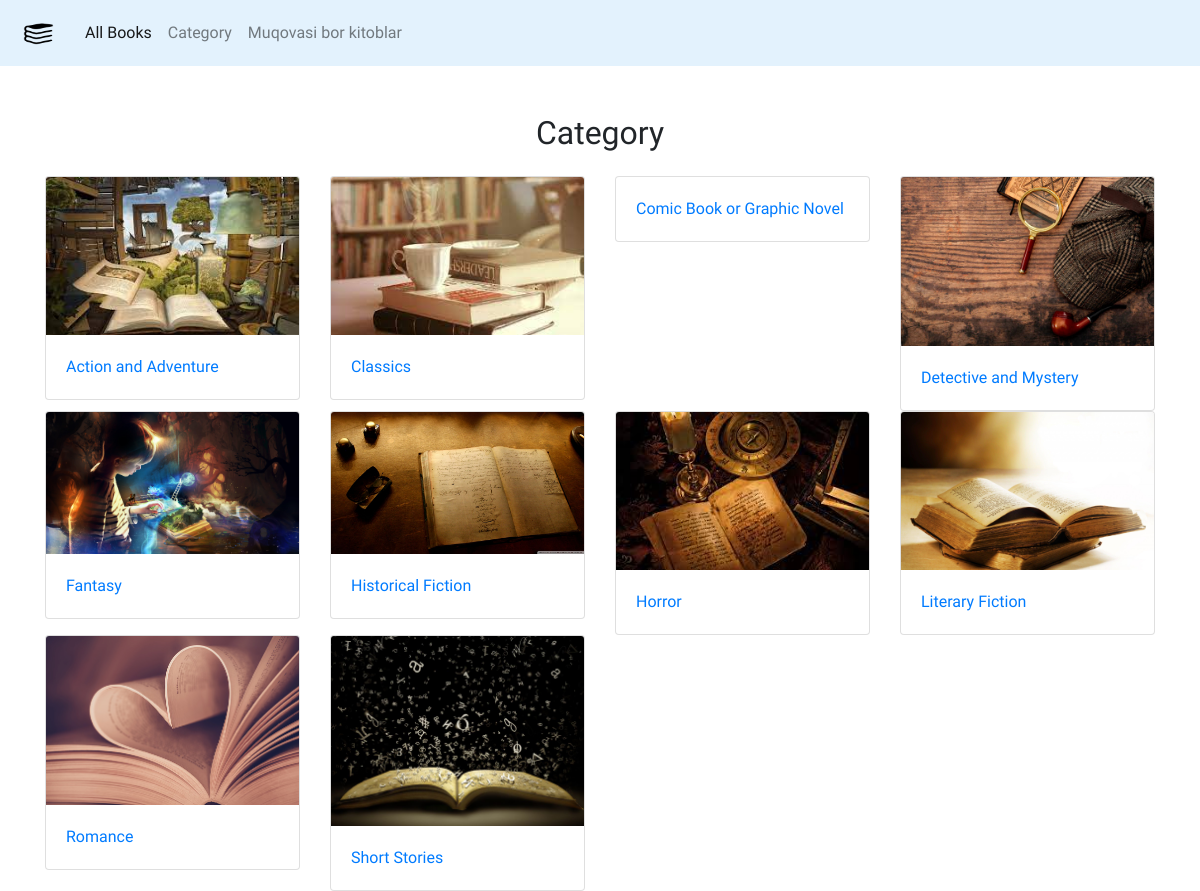
The page / on the database its author committed.
### books/models.py (models this page shows, shortened)
class Category(models.Model):
    title = models.CharField(max_length=200)
    image=models.ImageField(upload_to='books_catogory/')

### books/views.py (the view)
# urls.py: path('',HomePageView.as_view(),name='home'),
class HomePageView(ListView):
    model = Category
    context_object_name = 'object'
    template_name='index.html'

### templates/index.html
{% extends "base.html" %} {% block title %} books {% endblock title %} {% block context %}
<div class="container">
    <h2 class="text-center mt-5 mb-4">Category</h2>
    <div class="row">
        {% for category in object %}
        <div class="col-3">
            <div class="card">
                <img class="card-img-top" src="{{ category.image.url }}" alt="">
                <div class="card-body">
                    <a class="card-title" href="{% url 'book_list' category.pk %} ">{{ category.title }}</a>
                </div>
            </div>
        </div>
        {% endfor %}
    </div>
</div>
{% endblock context %}

### templates/base.html (shortened to what this page needs)
{% load static %}
<!DOCTYPE html>
<html lang="en">
<head>
    <link rel="stylesheet" href="https://maxcdn.bootstrapcdn.com/bootstrap/4.0.0/css/bootstrap.min.css">
    <link rel="stylesheet" href="https://cdnjs.cloudflare.com/ajax/libs/font-awesome/4.4.0/css/font-awesome.css">
    <link rel="stylesheet" href="{% static 'css/main.css' %}">
</head>
<body>
    <nav class="navbar navbar-expand-sm navbar-light " style="background-color: #e3f2fd;">
        <a class="navbar-brand" href="#"> <img width="45" height="40" src="{% static 'media/icon/free-books-icon-0.jpg' %}" alt=""> </a>
        <div class="collapse navbar-collapse" id="collapsibleNavId">
            <ul class="navbar-nav mr-auto mt-2 mt-lg-0">
                <li class="nav-item active">
                    <a class="nav-link" href="{% url 'allbooks' %}">All Books</a>
                </li>
                <li class="nav-item">
                    <a class="nav-link" href="{% url 'home' %}">Category</a>
                </li>
                <li class="nav-item">
                    <a class="nav-link" href="{% url 'muqova' %}">Muqovasi bor kitoblar</a>
                </li>
            </ul>
        </div>
    </nav>
    {% block context %} {% endblock context %}
</body>
</html>

### templates/base.html (style rules this page uses)
body { font-family: 'Abel', sans-serif; }

### rows shown on the page
Category: image (picture), title "Action and Adventure"
Category: image (picture), title "Classics"
Category: title "Comic Book or Graphic Novel"
Category: image (picture), title "Detective and Mystery"
Category: image (picture), title "Fantasy"
Category: image (picture), title "Historical Fiction"
Category: image (picture), title "Horror"
Category: image (picture), title "Literary Fiction"
Category: image (picture), title "Romance"
Category: image (picture), title "Short Stories"
